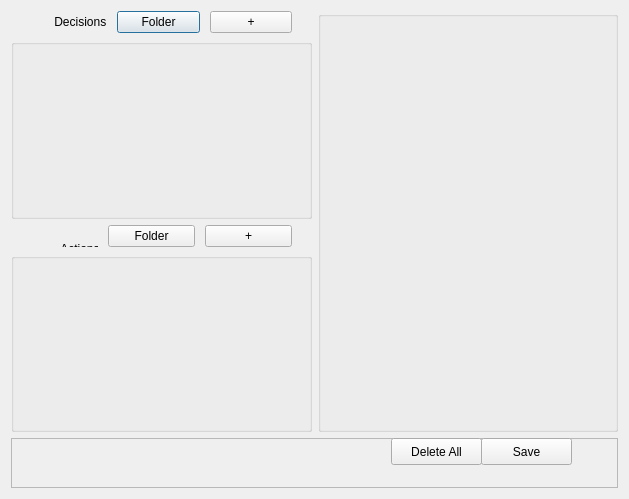
<?xml version="1.0" encoding="UTF-8"?>
<ui version="4.0">
 <class>Dialog</class>
 <widget class="QDialog" name="Dialog">
  <property name="geometry">
   <rect>
    <x>0</x>
    <y>0</y>
    <width>629</width>
    <height>499</height>
   </rect>
  </property>
  <property name="windowTitle">
   <string>Dialog</string>
  </property>
  <layout class="QVBoxLayout" name="verticalLayout_9">
   <item>
    <layout class="QHBoxLayout" name="horizontalLayout">
     <item>
      <layout class="QVBoxLayout" name="verticalLayout_3">
       <item>
        <layout class="QVBoxLayout" name="verticalLayout_4" stretch="2,8">
         <item>
          <layout class="QHBoxLayout" name="DecisionButtonLayout">
           <property name="spacing">
            <number>10</number>
           </property>
           <property name="rightMargin">
            <number>20</number>
           </property>
           <item>
            <widget class="QLabel" name="DecisionLabel">
             <property name="text">
              <string>             Decisions</string>
             </property>
            </widget>
           </item>
           <item>
            <widget class="QPushButton" name="DecisionFolderButton">
             <property name="text">
              <string>Folder</string>
             </property>
            </widget>
           </item>
           <item>
            <widget class="QPushButton" name="DecisionPlusButton">
             <property name="text">
              <string>+</string>
             </property>
            </widget>
           </item>
          </layout>
         </item>
         <item>
          <layout class="QGridLayout" name="DecisionLayout">
           <item row="0" column="0">
            <widget class="QGroupBox" name="groupBox">
             <property name="title">
              <string/>
             </property>
            </widget>
           </item>
          </layout>
         </item>
        </layout>
       </item>
       <item>
        <layout class="QVBoxLayout" name="verticalLayout_8" stretch="2,8">
         <item>
          <layout class="QHBoxLayout" name="ActionButtonLayout">
           <property name="spacing">
            <number>10</number>
           </property>
           <property name="sizeConstraint">
            <enum>QLayout::SetDefaultConstraint</enum>
           </property>
           <property name="rightMargin">
            <number>20</number>
           </property>
           <property name="bottomMargin">
            <number>0</number>
           </property>
           <item>
            <widget class="QWidget" name="widget" native="true">
             <widget class="QLabel" name="ActionLabel">
              <property name="geometry">
               <rect>
                <x>0</x>
                <y>0</y>
                <width>101</width>
                <height>47</height>
               </rect>
              </property>
              <property name="text">
               <string>               Actions</string>
              </property>
             </widget>
            </widget>
           </item>
           <item>
            <widget class="QPushButton" name="ActionFolderButton">
             <property name="sizePolicy">
              <sizepolicy hsizetype="Minimum" vsizetype="Fixed">
               <horstretch>0</horstretch>
               <verstretch>0</verstretch>
              </sizepolicy>
             </property>
             <property name="text">
              <string>Folder</string>
             </property>
            </widget>
           </item>
           <item>
            <widget class="QPushButton" name="ActionPlusButton">
             <property name="mouseTracking">
              <bool>false</bool>
             </property>
             <property name="text">
              <string>+</string>
             </property>
            </widget>
           </item>
          </layout>
         </item>
         <item>
          <layout class="QGridLayout" name="ActionGrid">
           <item row="0" column="0">
            <widget class="QGroupBox" name="groupBox_2">
             <property name="title">
              <string/>
             </property>
            </widget>
           </item>
          </layout>
         </item>
        </layout>
       </item>
      </layout>
     </item>
     <item>
      <layout class="QVBoxLayout" name="verticalLayout">
       <item>
        <layout class="QVBoxLayout" name="verticalLayout_2">
         <item>
          <widget class="QGroupBox" name="groupBox_3">
           <property name="acceptDrops">
            <bool>true</bool>
           </property>
           <property name="autoFillBackground">
            <bool>true</bool>
           </property>
           <property name="title">
            <string/>
           </property>
          </widget>
         </item>
        </layout>
       </item>
      </layout>
     </item>
    </layout>
   </item>
   <item>
    <widget class="QFrame" name="frame">
     <property name="minimumSize">
      <size>
       <width>50</width>
       <height>50</height>
      </size>
     </property>
     <property name="frameShape">
      <enum>QFrame::StyledPanel</enum>
     </property>
     <property name="frameShadow">
      <enum>QFrame::Raised</enum>
     </property>
     <widget class="QPushButton" name="SaveButton">
      <property name="geometry">
       <rect>
        <x>470</x>
        <y>0</y>
        <width>91</width>
        <height>27</height>
       </rect>
      </property>
      <property name="sizePolicy">
       <sizepolicy hsizetype="Maximum" vsizetype="Fixed">
        <horstretch>0</horstretch>
        <verstretch>0</verstretch>
       </sizepolicy>
      </property>
      <property name="layoutDirection">
       <enum>Qt::LeftToRight</enum>
      </property>
      <property name="text">
       <string>Save</string>
      </property>
     </widget>
     <widget class="QPushButton" name="DeleteAllButton">
      <property name="enabled">
       <bool>true</bool>
      </property>
      <property name="geometry">
       <rect>
        <x>380</x>
        <y>0</y>
        <width>91</width>
        <height>27</height>
       </rect>
      </property>
      <property name="sizePolicy">
       <sizepolicy hsizetype="Maximum" vsizetype="Maximum">
        <horstretch>0</horstretch>
        <verstretch>0</verstretch>
       </sizepolicy>
      </property>
      <property name="maximumSize">
       <size>
        <width>16777215</width>
        <height>16777215</height>
       </size>
      </property>
      <property name="text">
       <string>Delete All</string>
      </property>
     </widget>
     <zorder>DeleteAllButton</zorder>
     <zorder>SaveButton</zorder>
    </widget>
   </item>
  </layout>
 </widget>
 <resources/>
 <connections/>
</ui>
